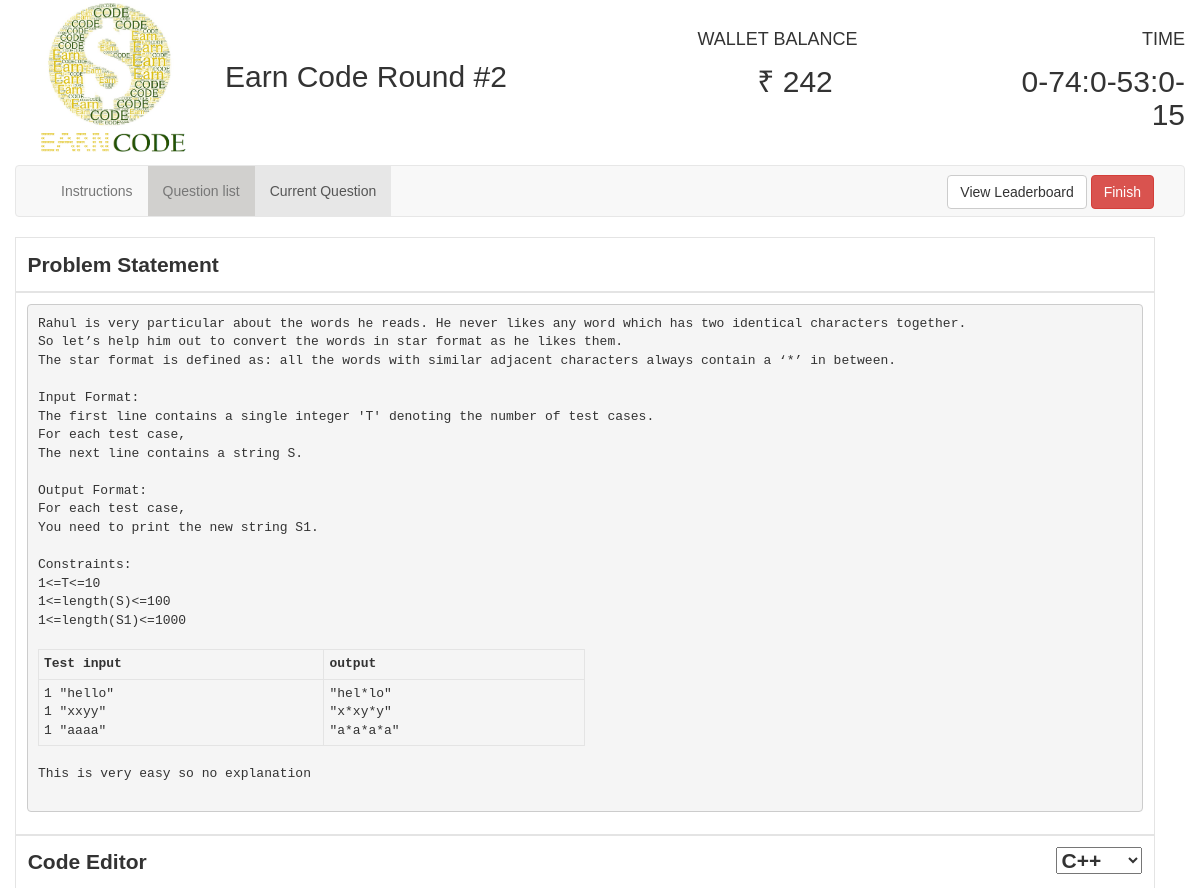
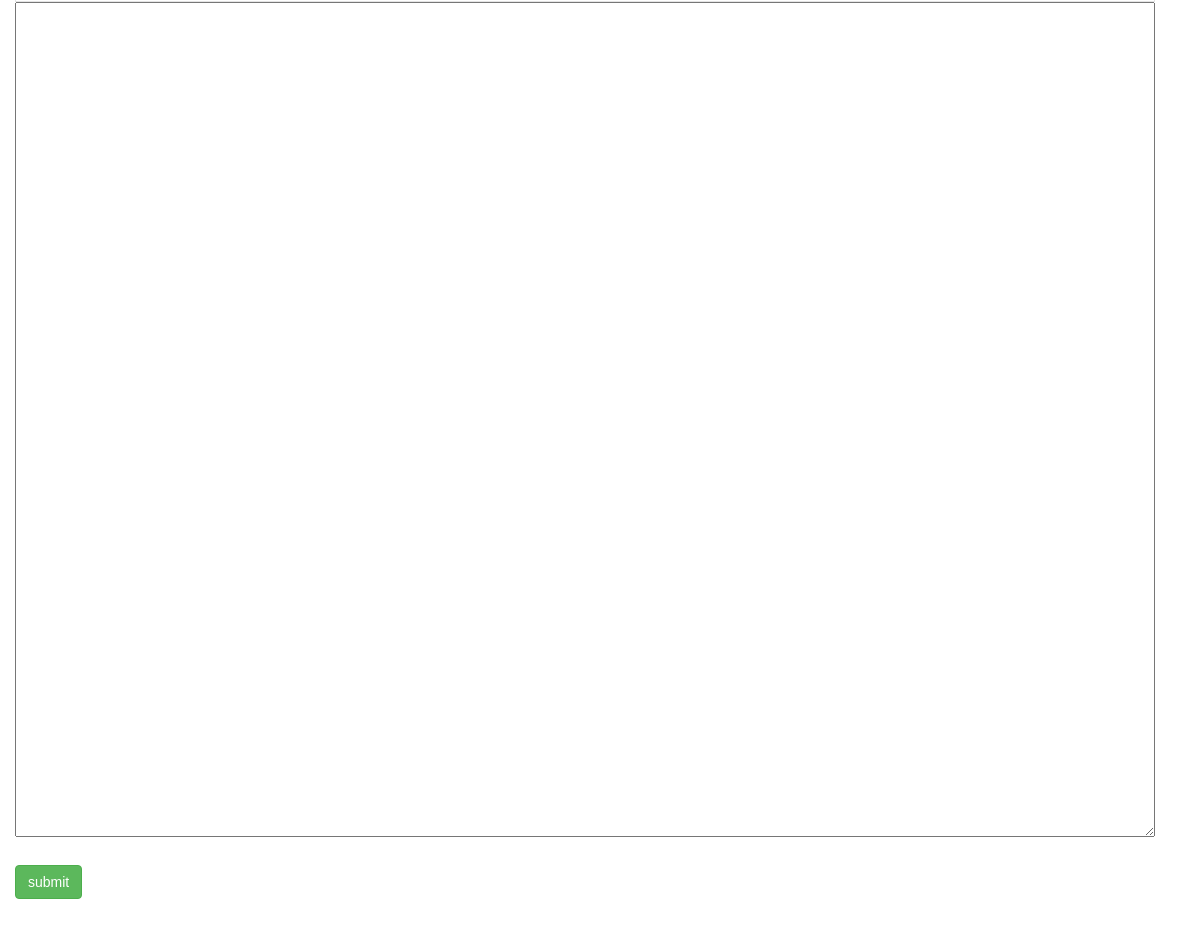
The app's page /comp/59/11/ with its own data (2 pictures, top to bottom).
### round2/models.py (models this page shows, shortened)
class Question(models.Model):
    question = models.TextField(max_length=4000)
    question_title = models.CharField(max_length=2000)
    input = models.CharField(default=0, max_length=15000)
    correct_op = models.CharField(default=0, max_length=10000)
    explanation = models.TextField(max_length=7000)
    test_input = models.TextField(max_length=100000)
    test_output = models.TextField(max_length=10000)
    cost = models.IntegerField()
    user = models.ManyToManyField(User, null=True, through="Score")
    type = models.CharField(default="Easy", max_length=10)

class Score(models.Model):
    user_f = models.ForeignKey(User, on_delete=models.CASCADE)
    question_f = models.ForeignKey(Question, on_delete=models.CASCADE)
    score = models.IntegerField(default=0)
    language_preferred = models.CharField(default='c', max_length=500)

### round2/views.py (the view)
# urls.py: url(r'^(?P<user_id>[0-9]+)/(?P<question_id>[0-9]+)/$', views.question_details, name='question_details'),
def question_details(request, user_id, question_id):
    selected_question = Question.objects.get(pk=question_id)
    current_user = User.objects.get(pk=user_id)
    try:
        score_object = Score.objects.get(user_f=current_user, question_f=selected_question)
        language = score_object.language_preferred
    except:
        language = 'c'
    file_extension = 'c'
    if language == 'cpp':
        file_extension = 'cpp'
    elif language == 'cpp14':
        file_extension = 'cpp'
    input_file = str(question_id) + '_' + str(user_id)
    bought = False
    if current_user in selected_question.user.all():
        bought = True
    jsonDec = json.decoder.JSONDecoder()
    current_user.save()
    if os.path.isfile(input_file + '.' + file_extension):
        f = open(input_file + '.' + file_extension, 'r')
        f.flush()
        previous_code = f.read()
        f.close()
    else:
        previous_code = ""
    return render(request, 'round2/question_details.html',
                  {'pegs_id': int("3"), 'bought': bought, 'selected_question': selected_question,
                   'question_id': selected_question.pk,
                   'user_id': user_id, 'submitted_code': previous_code,
                   'remaining_time': current_user.end_time - time.time(),
                   'money': current_user.money, 'language': language})

### round2/templates/round2/question_details.html (shortened to what this page needs)
<!DOCTYPE html>
<html>
{% load staticfiles %}
<head xmlns:position="http://www.w3.org/1999/xhtml">
    <link href="{% static '/css/font.css' %}" rel="stylesheet">
    <link rel="stylesheet"
          href="{% static '/css/jquery-ui.min.css' %}">
    <link rel="stylesheet" href="{% static '/css/bootstrap.min.css' %}">
</head>
<body>
<div class="container-fluid">
    <div class="container">
        <div class="row">
            <div class="col-md-2">
                <img alt="EarnCode"
                     src="{% static '/round2/images/ea.png' %}" width="100%">
            </div>
            <div class="col-md-4">
                <h2 style="margin-top: 60px;">Earn Code Round #2</h2>
            </div>
            <div class="col-md-2 col-md-offset-1">
                <div class="row"><h4 style="margin-top: 30px; margin-bottom: -5px;">WALLET BALANCE</h4></div>
                <div class="row text-center"><h2><span id="">&#8377; {{ money }}</span></h2></div>
            </div>
            <div class="col-md-2 col-md-offset-1 text-right">
                <div class="row"><h4 style="margin-top: 30px; margin-bottom: -5px;">TIME</h4></div>
                <div class="row"><h2><span id="time1">time</span></h2></div>
            </div>
        </div>
    </div>
    <nav class="navbar navbar-default">
        <div class="container-fluid">
            <div class="collapse navbar-collapse" id="bs-example-navbar-collapse-1">
                <ul class="nav navbar-nav">
                    <li id="instruction_tab"><a onclick="showInstructions();">Instructions</a></li>
                    <li><a href= {% url 'round2:question' user_id %}>Question list</a>
                    <li class="active" id="question_tab"><a onclick="showCurrentQuestion()">Current Question</a>
                    </li>
                </ul>
                <form action="{% url 'round2:leaderboard' user_id %}" method="post" class="navbar-form navbar-right"
                      style="margin-bottom: -8px;margin-top: 1px;">
                    <button type="submit" class="btn btn-default navbar-btn" id="leader" name="leader">View
                        Leaderboard
                    </button>
                    <button type="button" class="btn btn-default navbar-btn btn-danger" onclick="prompt_user()">
                        Finish
                    </button>
                </form>
            </div>
        </div>
    </nav>
    <div class="container" id="question_view">
        <div id="problem_title" class="row" style="margin-bottom: 0px; font-weight: bold;font-size:150%; ">Problem
            Statement
        </div>
        <div id="question" class="row" style="font-size:140%; width: 100%; word-wrap: break-word">
        <pre style="white-space: pre-wrap; word-break: keep-all;">{{ selected_question.question }}
        <table style="width:50%">
          <tr>
            <th>Test input</th>
            <th>output</th>
          </tr>
          <tr>
            <td rowspan="2">{{ selected_question.test_input }}</td>
            <td rowspan="2">{{ selected_question.test_output }}</td>
          </tr>
        </table><br>{{ selected_question.explanation }}
        </pre>
        </div>
        <div class="row">
            {% if bought %}
                <form action="{% url 'round2:handle_answer' user_id selected_question.pk %}" method="post">
                    <div id="code_editor" name="code_editor"
                         style="margin-bottom: 0px; font-weight: bold; font-size:150%;">
                        Code
                        Editor
                         <select name= "language" id = "language" style="float: right" >
                             {%  if language == 'c' %}
                                 <option value="c" selected ="selected">C</option>
                                 <option value="cpp" >C++</option>
                                 <option value="cpp14" >C++14</option>
                              {% elif language == "cpp" %}
                                 <option value="cpp" selected ="selected">C++</option>
                              {% elif language == 'cpp14' %}
                                 <option value="c" >C</option>
                                 <option value="cpp">C++</option>
                                 <option value="cpp14" selected ="selected">C++14</option>
                              {%  endif %}
                         </select>
                        <br>
                    </div>
                    <textarea id="text_area" name="text_area" rows="30"
                              style="font-size:135%;">{{ submitted_code }}</textarea>
                    <br>
                    <input class="btn btn-success" type="submit" name="submit" value="submit" id="submit_code">
                </form>
            {% endif %}
            <br>
            <div class="row">
                {% if not bought %}
                    <div class="col-md-2 col-md-offset-5">
                        <input class="btn" type="submit" name="buy" value="buy" id="buy" onclick="buy_question()">
                    </div>
                    <div class="col-md-2">
                        <button class="btn btn-danger" onclick="prompt_user()">Finish</button>
                    </div>
                {% else %}
                    <div class="col-md-1">
                    </div>
                {% endif %}
            </div>
        </div>
    </div>
</div>
</body>
{% load static %}
<link rel="stylesheet" href="{% static 'codemirror.css' %}">
</html>

### records on screen
Question: question "Rahul is very particular about the words he reads. He never likes any word which has two identical characters together. So let’s help him out to convert the words in star format as he likes them. The star format is defined as: all the words with similar adjacent characters always contain a ‘*’ in between. Input Format: The first line contains a single integer 'T' denoting the number of test cases. For each test case, The next line contains a string S. Output Format: For each test case, You need to print the new string S1. Constraints: 1<=T<=10 1<=length(S)<=100 1<=length(S1)<=1000", test_input "1 \"hello\" 1 \"xxyy\" 1 \"aaaa\"", test_output "\"hel*lo\" \"x*xy*y\" \"a*a*a*a\"", explanation "This is very easy so no explanation"
Score: language "C++"

### other values on screen
{{ money }} "242"
